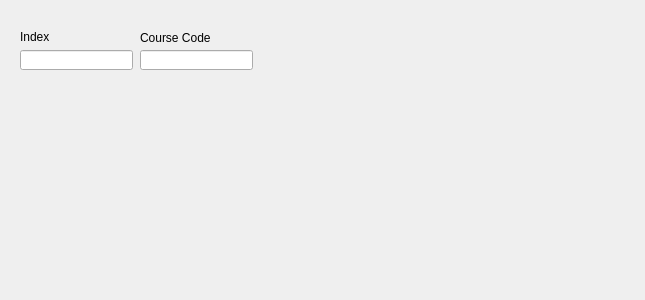
<?xml version="1.0" encoding="UTF-8"?>
<ui version="4.0">
 <class>Form</class>
 <widget class="QWidget" name="Form">
  <property name="geometry">
   <rect>
    <x>0</x>
    <y>0</y>
    <width>645</width>
    <height>300</height>
   </rect>
  </property>
  <property name="windowTitle">
   <string>Form</string>
  </property>
  <widget class="QLineEdit" name="Index">
   <property name="geometry">
    <rect>
     <x>20</x>
     <y>50</y>
     <width>113</width>
     <height>20</height>
    </rect>
   </property>
  </widget>
  <widget class="QLineEdit" name="Code">
   <property name="geometry">
    <rect>
     <x>140</x>
     <y>50</y>
     <width>113</width>
     <height>20</height>
    </rect>
   </property>
  </widget>
  <widget class="QLabel" name="label">
   <property name="geometry">
    <rect>
     <x>20</x>
     <y>30</y>
     <width>46</width>
     <height>13</height>
    </rect>
   </property>
   <property name="text">
    <string>Index</string>
   </property>
  </widget>
  <widget class="QLabel" name="label_2">
   <property name="geometry">
    <rect>
     <x>140</x>
     <y>30</y>
     <width>71</width>
     <height>16</height>
    </rect>
   </property>
   <property name="text">
    <string>Course Code</string>
   </property>
  </widget>
 </widget>
 <resources/>
 <connections/>
</ui>
